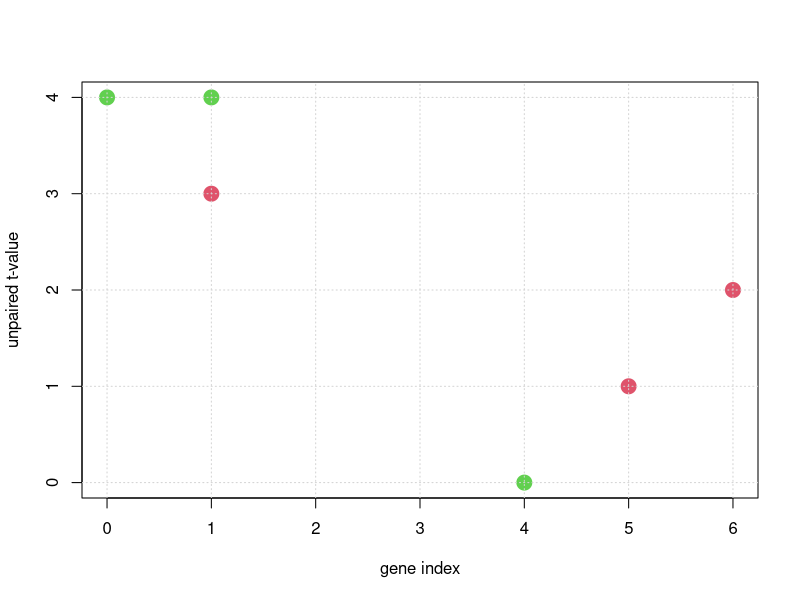
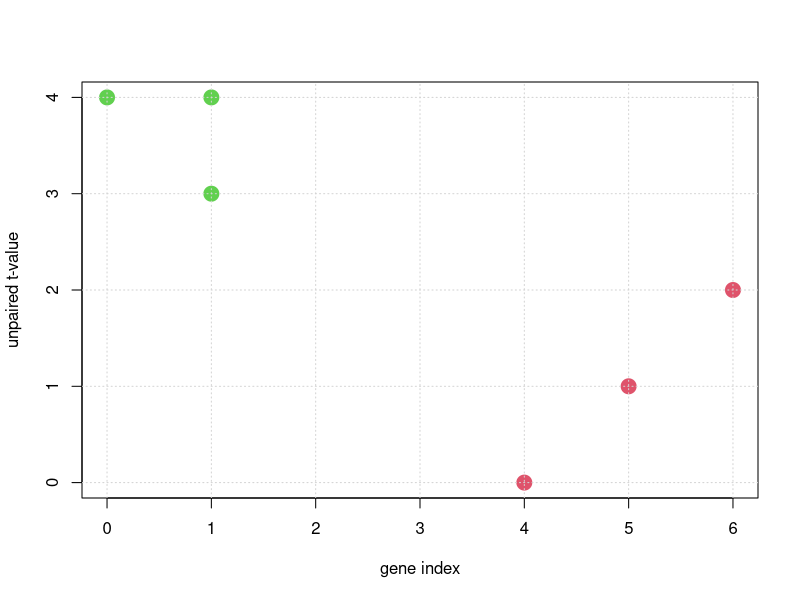

Reproduce these figures in R, in order.
#
# Written by:
# -- 
# John L. Weatherwax                2009-04-21
# 
# email: wax@alum.mit.edu
# 
# Please send comments and especially bug reports to the
# above email address.
#
# EPage 429
#
#-----

save_plots = F

set.seed(0)

vt100ClearScreen <- function(...) cat("\033[2J") 
vt100ClearScreen()

# Part (a):
#
DF = data.frame( x1=c(1,1,0,5,6,4), x2=c(4,3,4,1,2,0) )

n = dim(DF)[1]
K = 2

# Part (b): Assign each point to a cluster
#
labels = sample( 1:K, n, replace=TRUE )

if( save_plots ){ postscript("../../WriteUp/Graphics/Chapter10/prob_3_initial_plot.eps", onefile=FALSE, horizontal=FALSE) }
plot( DF$x1, DF$x2, cex=2.0, pch=19, col=(labels+1), xlab="gene index", ylab="unpaired t-value" )
grid()
if( save_plots ){ dev.off() }

while( TRUE ){

    # Part (c): Compute the centroids of each cluster
    #
    cents = matrix( nrow=K, ncol=2 )
    for( l in 1:K ){
      samps = labels==l
      cents[l,] = apply( DF[samps,], 2, mean ) 
    }

    # Part (d): Assign each sample to the centroid it is closest too:
    #
    new_labels = rep( NA, n )
    for( si in 1:n ){
      smallest_norm = +Inf
      for( l in 1:K ){
        nm = norm( as.matrix( DF[si,] - cents[l,] ), type="2" )
        if( nm < smallest_norm ){
          smallest_norm = nm
          new_labels[si] = l
        }
      }
    }

    # Part (e): Repeat until labels stop changing:
    # 
    if( sum( new_labels == labels ) == n ){
      break
    }else{
      labels = new_labels
    }
}

# Part (f): Plot the updated cluster labels
#
if( save_plots ){ postscript("../../WriteUp/Graphics/Chapter10/prob_3_final_plot.eps", onefile=FALSE, horizontal=FALSE) }
plot( DF$x1, DF$x2, cex=2.0, pch=19, col=(labels+1), xlab="gene index", ylab="unpaired t-value" )
grid()
if( save_plots ){ dev.off() }
